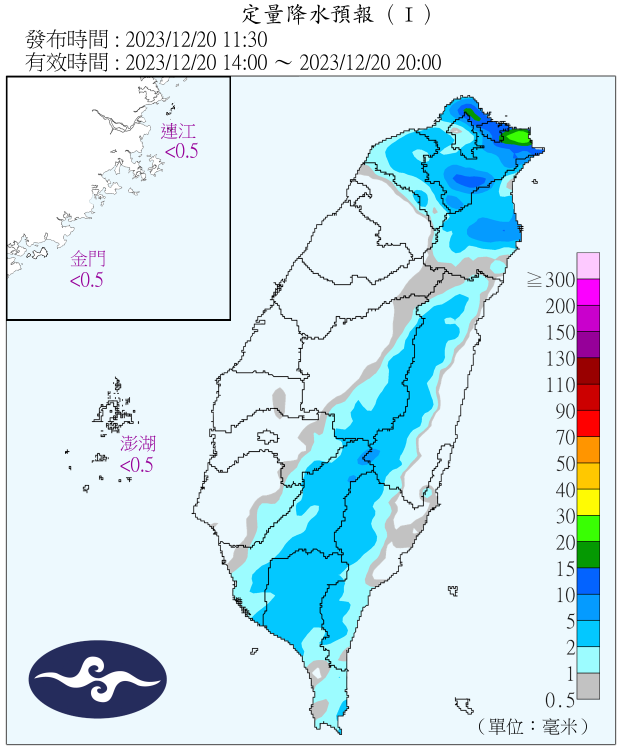
#> input picture 20231220/6_06QPF.png, 1245 x 1500 px, found by its file name (shown at 1/2 size)
$ python cropped.py
#> lines starting #> are read from the running program, lines starting #| are printed output that depends on the picture
# -*- coding: utf-8 -*-
"""
Created on Wed Dec 13 14:37:02 2023

@author: User
"""

from PIL import Image
from datetime import datetime
import os


now = datetime.now()
today = now.strftime("%Y%m%d")
path = rf"C:\Users\User\Desktop\North_auto\{today}"
img = ["6_06QPF.png", "6_12QPF.png", "6_18QPF.png", "6_24QPF.png"]
os.chdir(path)

# 設定要裁剪的區域 (左, 上, 右, 下)
crop_area = (650, 170, 1125, 540)

def cropped(img):

#> called with img = '6_06QPF.png'
    image = Image.open(os.path.join(path, img))
#> image is the input picture: PIL image 1245x1500 RGBA; mean R, G, B, A 206.4, 230.7, 239.2, 254.3
    cropped_image = image.crop(crop_area)
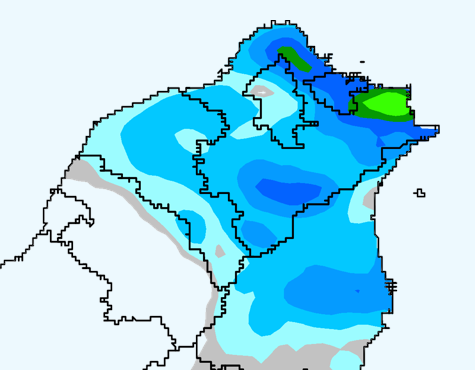
#> cropped_image: PIL image 475x370 RGBA; mean R, G, B, A 157.1, 218.4, 238.9, 254; transparent parts drawn white
    cropped_image.save("cropped_" + img)

for i in img:

    cropped(i)
#> pass 2 of the loop `for i in img:`:
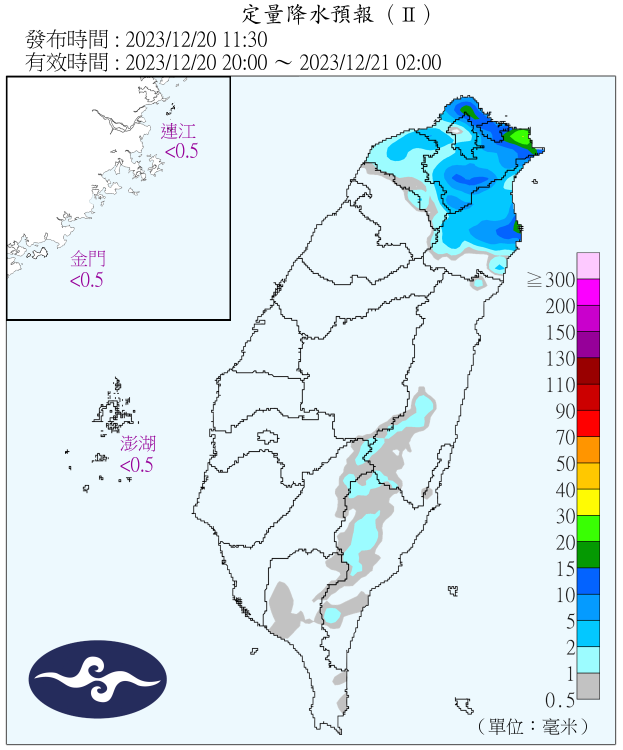
#> input picture 20231220/6_12QPF.png, 1245 x 1500 px, found by its file name (shown at 1/2 size)
#> in cropped, image is the input picture: PIL image 1245x1500 RGBA; mean R, G, B, A 220, 233, 239, 254.2
#> in cropped (call 2), `cropped_image = image.crop(crop_area)`:
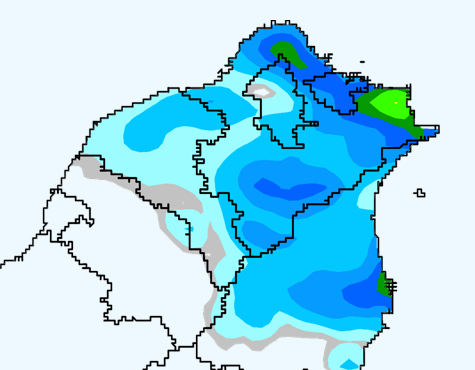
#> cropped_image: PIL image 475x370 RGBA; mean R, G, B, A 162.4, 219, 238.4, 254; transparent parts drawn white
#> pass 3 of the loop `for i in img:`:
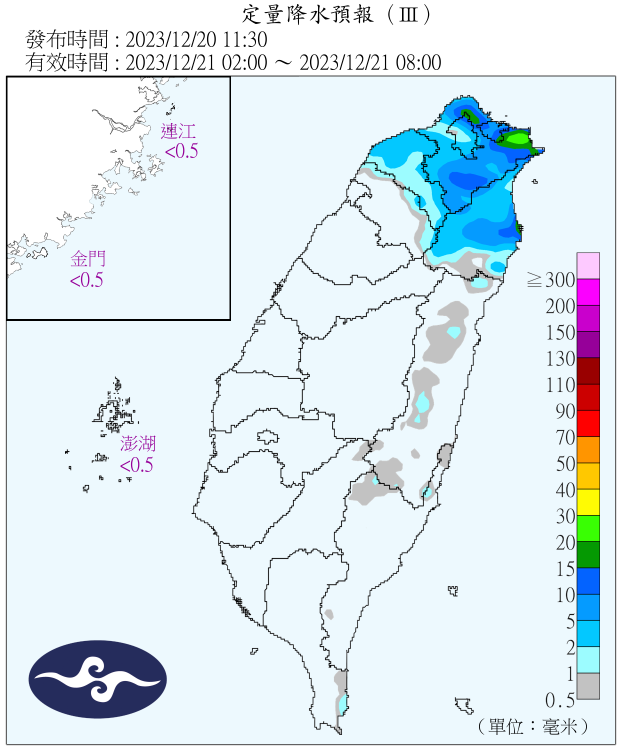
#> input picture 20231220/6_18QPF.png, 1245 x 1500 px, found by its file name (shown at 1/2 size)
#> in cropped, image is the input picture: PIL image 1245x1500 RGBA; mean R, G, B, A 219.7, 232.9, 239.3, 254.2
#> in cropped (call 3), `cropped_image = image.crop(crop_area)`:
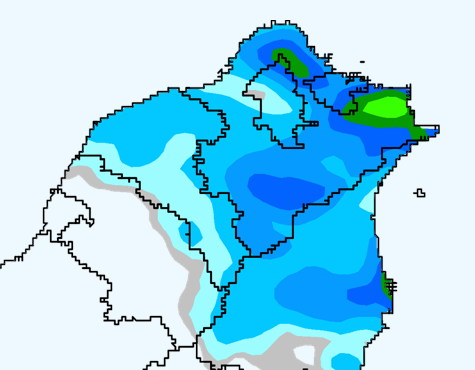
#> cropped_image: PIL image 475x370 RGBA; mean R, G, B, A 152.4, 214.9, 237.9, 254; transparent parts drawn white
#> the loop made 4 passes; the first 3 are shown
